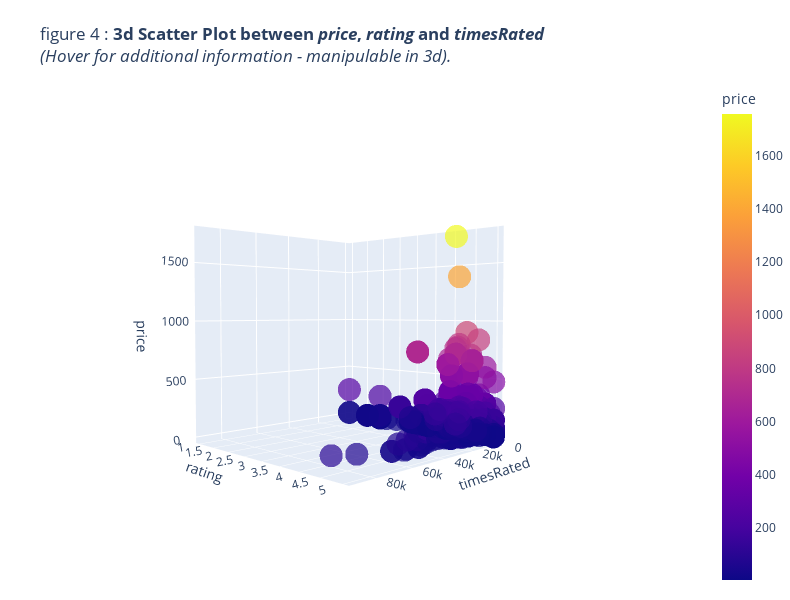

Source (notebook cell):
### Markdown cell above
Let's see if we can find trends between the following three features: `price`, `rating`, `timesRated`. To do this, we will implement a 3D scatter plot of our data.

### Code cell
figure_4 = px.scatter_3d(
    df,
    y="rating",
    z="price",
    x="timesRated",
    color="price",
    opacity=0.7,
    title="figure 4 : <b>3d Scatter Plot between <i>price</i>, <i>rating</i> and <i>timesRated</i></b><i><br>(Hover for additional information - manipulable in 3d).</i>",
)


figure_4.update_layout(
    height=600,
    width=790,
    margin=dict(t=80, r=0, l=0, b=10),
)

camera = dict(eye=dict(x=2, y=2, z=0.1))

figure_4.update_layout(scene_camera=camera)

figure_4.show()

### Figure 1 — Plotly figure (JSON) as saved in the notebook; plotly's stock layout.template omitted (floating-point values rounded to 4 significant figures; data arrays with more than 128 entries replaced by an {"elided": "..."} marker saying what was removed)
{"data": [{"hovertemplate": "timesRated=%{x}<br>rating=%{y}<br>price=%{marker.color}<extra></extra>", "legendgroup": "", "marker": {"color": {"elided": "5721 float values"}, "coloraxis": "coloraxis", "opacity": 0.7, "symbol": "circle"}, "mode": "markers", "name": "", "scene": "scene", "showlegend": false, "type": "scatter3d", "x": {"elided": "5721 int values"}, "y": {"elided": "5721 float values"}, "z": {"elided": "5721 float values"}}], "layout": {"coloraxis": {"colorbar": {"title": {"text": "price"}}, "colorscale": [[0, "#0d0887"], [0.1111, "#46039f"], [0.2222, "#7201a8"], [0.3333, "#9c179e"], [0.4444, "#bd3786"], [0.5556, "#d8576b"], [0.6667, "#ed7953"], [0.7778, "#fb9f3a"], [0.8889, "#fdca26"], [1, "#f0f921"]]}, "height": 600, "legend": {"tracegroupgap": 0}, "margin": {"b": 10, "l": 0, "r": 0, "t": 80}, "scene": {"camera": {"eye": {"x": 2, "y": 2, "z": 0.1}}, "domain": {"x": [0, 1], "y": [0, 1]}, "xaxis": {"title": {"text": "timesRated"}}, "yaxis": {"title": {"text": "rating"}}, "zaxis": {"title": {"text": "price"}}}, "title": {"text": "figure 4 : <b>3d Scatter Plot between <i>price</i>, <i>rating</i> and <i>timesRated</i></b><i><br>(Hover for additional information - manipulable in 3d).</i>"}, "width": 790}}
